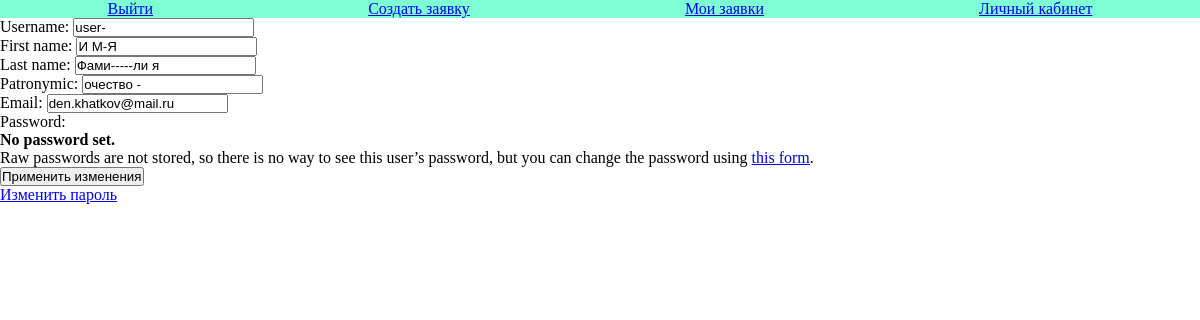
Screenshot of /design/profile/edit/ (signed in) with the database file from the repository.
### design/models.py (models this page shows, shortened)
class AdvUser(AbstractUser):
    patronymic = models.CharField(max_length=50, blank=True)

### design/views.py (the view)
# urls.py: path('profile/edit/', views.edit_profile, name='edit_profile'),
@login_required
def edit_profile(request):
    user = request.user
    if request.method == 'POST':
        form = UserEditForm(instance=user, data=request.POST)
        if form.is_valid():
            user = form.save()
            update_session_auth_hash(request, user)
            return redirect('profile')
    else:
        form = UserEditForm(instance=user)
    context = {'form': form}
    return render(request, 'design/edit_profile.html', context)

### design/forms.py (shortened to what this page needs)
class UserEditForm(UserChangeForm):
    latin_validator = RegexValidator(
        regex=r'^[a-zA-Z-]*$',
        message='Имя пользователя может содержать только латинские буквы и дефис.',
    )
    kiril_validator = RegexValidator(
        regex=r'^[а-яА-Я- ]*$',
        message='ФИО может содержать только кириллицу, дефис и пробелы'
    )
    username = forms.CharField(validators=[latin_validator])
    first_name = forms.CharField(validators=[kiril_validator])
    last_name = forms.CharField(validators=[kiril_validator])
    patronymic = forms.CharField(validators=[kiril_validator])
    email = forms.EmailField(validators=[EmailValidator()])
    class Meta:
        model = AdvUser
        fields = ['username', 'first_name', 'last_name', 'patronymic', 'email']

### design/templates/design/edit_profile.html (shortened to what this page needs)
{% extends 'design/base.html' %}
{% block content %}
    <form action="{% url 'edit_profile' %}" method="post">
        {{ form.as_p }}
        <button type="submit">Применить изменения</button>
    </form>
    <a type="button" href="{% url 'password_change' %}">Изменить пароль</a>
{% endblock %}

### design/static/css/style.css (style rules this page uses)
* { margin: 0; padding: 0; box-sizing: border-box; }

### rows the page displays
AdvUser: username "user-", first_name "И М-Я", last_name "Фами-----ли я", patronymic "очество -", email "den.khatkov@mail.ru"
